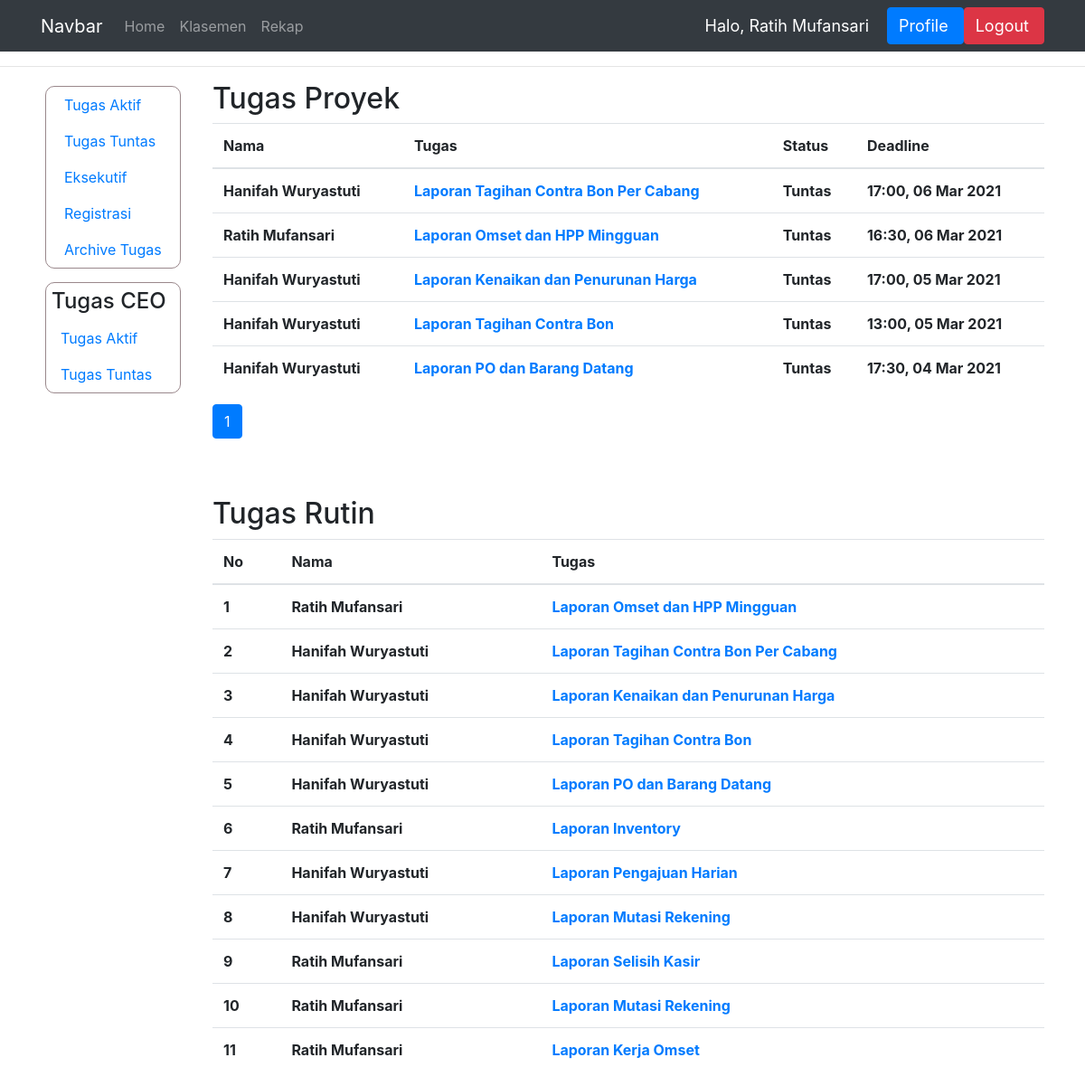
/lihat_tugas_tuntas/ (signed in), run on an earlier commit of the app's database.
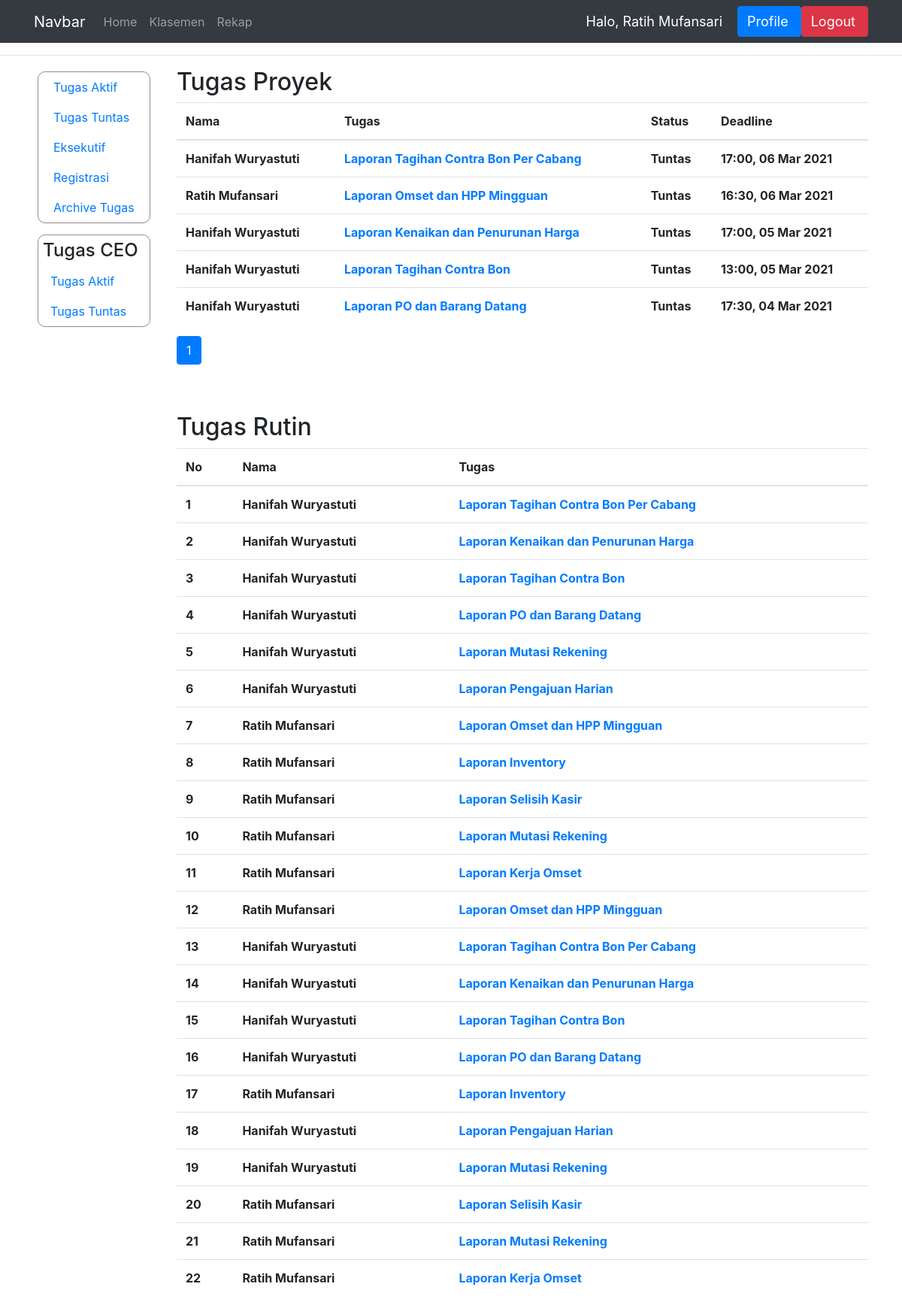
And on a later commit of the database.
### dashboard/models.py (models this page shows, shortened)
class TugasProyek(models.Model):
    STATUS = (
        ('Tuntas', 'Tuntas'),
        ('Hold', 'Hold'),
        ('On Progress', 'On Progress'),
        ('Selesai', 'Selesai'),
        ('Deadline', 'Deadline'),
        ('Terlambat', 'Terlambat')
    )
    pemilik_tugas = models.ForeignKey(User, on_delete=models.CASCADE)
    judul = models.CharField(max_length=150)
    isi = models.CharField(max_length=1000)
    deadline = models.DateTimeField('Deadline')
    status = models.CharField(max_length=15, choices=STATUS)
    bukti = models.CharField(max_length=100, null=True)
    penilaian = models.IntegerField(null=True)
    bagian = models.CharField(max_length = 100, null=True)
    komentar = models.CharField(max_length=1000)
    selesai_pada = models.DateTimeField('Selesai pada', null=True)
    link_bukti = models.CharField(max_length=1000, null=True)
    archive = models.BooleanField(null=True, default=False)
    ketuntasan = models.BooleanField(null=True, default=False)

class TugasRutin(models.Model):
    pemilik_tugas = models.ForeignKey(User, on_delete=models.CASCADE)
    judul = models.CharField(max_length=150)
    isi = models.CharField(max_length=1000)
    bagian = models.CharField(max_length=150, null=True)
    archive = models.BooleanField(null=True)

### dashboard/views.py (the view)
# urls.py: path('lihat_tugas_tuntas/', views.lihat_tugas_tuntas, name='lihat_tugas_tuntas'),
@login_required(login_url='login')
def lihat_tugas_tuntas(request):
    nama = request.user.first_name
    context = {'nama' : nama}
    ceo = request.user.groups.filter(name='CEO').exists()
    if ceo:
        context['sidebar_ceo'] = True
    if not request.user.groups.filter(name='Eksekutif').exists() or request.user.last_name == 'Human Resource':
        context['data_kar'] = True
    if ceo:
        tp = TugasProyek.objects.filter(bagian='Management', ketuntasan=True).order_by('-id')
    else:
        tp = TugasProyek.objects.filter(bagian=request.user.last_name, ketuntasan=True).order_by('-id')
    banyak_data_per_page = 10
    p = Paginator(tp, banyak_data_per_page)
    page_num = request.GET.get('page', 1)
    try:
	    page = p.page(page_num)
    except EmptyPage:
	    page = p.page(1)
    banyak_halaman = [str(a+1) for a in range(p.num_pages)]
    context['banyak_halaman'] = banyak_halaman
    context['halaman_aktif'] = str(page_num)
    context['tugas_proyek'] = page
    if ceo:
        tr = TugasRutin.objects.filter(bagian='Management').order_by('-id')
    else:
        tr = TugasRutin.objects.filter(bagian=request.user.last_name).order_by('-id')
    context['tugas_rutin'] = tr
    return render(request, 'manager/lihat_tugas_tuntas.html', context)

### templates/manager/lihat_tugas_tuntas.html (shortened to what this page needs)
{% extends 'main.html' %}
{% block content %}
  <hr>
  <div class="container">
      <div class="row">
        {% if sidebar_ceo %}
            {% include 'ceo/sidebar.html' %}
        {% else %}
            {% include 'manager/sidebar.html' %}
        {% endif %}
          <div class="col">
              <h2>Tugas Proyek</h2>
                <table class="table">
                <thead>
                    <tr>
                        <th scope="col">Nama</th>
                        <th scope="col">Tugas</th>
                        <th scope="col">Status</th>
                        <th scode="col">Deadline</th>
                    </tr>
                </thead>
                {% for isi in tugas_proyek %}
                <tr>
                    <th>{{isi.pemilik_tugas.first_name}}</th>
                    <th><a href="{% url 'mdetail_proyek' isi.id %}">{{isi.judul}}</a></th>
                    <th>{{isi.status}}</th>
                    <th>{{isi.deadline|time:"H:i"}}, {{isi.deadline|date:"d M Y"}}</th>
                </tr>
                {% endfor %}
                </table>
                <ul class="pagination">
                    {% for i in banyak_halaman %}
                        {% if i == halaman_aktif %}
                        <li class="page-item active">
                            <a class="page-link" href="?page={{i}}">{{i}}</a>
                        </li>
                        {% else %}
                        <li class="page-item">
                            <a class="page-link" href="?page={{i}}">{{i}}</a>
                        </li>
                        {% endif %}
                    {% endfor %}
                </ul>
                <br><br>
              <h2>Tugas Rutin</h2>
              <table class="table">
                <thead>
                    <tr>
                        <th scope="col">No</th>
                        <th scope="col">Nama</th>
                        <th scope="col">Tugas</th>
                    </tr>
                    </thead>
                    {% for isi in tugas_rutin %}
                    <tr>
                        <th scope="row">{{forloop.counter}}</th>
                        <th>{{isi.pemilik_tugas.first_name}}</th>
                        <th><a href="{% url 'tugas_rutin_tuntas' isi.id %}">{{isi.judul}}</a></th>
                    </tr>
                    {% endfor %}
                </table>
          </div>
      </div>
  </div>
{% endblock %}

### templates/main.html (shortened to what this page needs)
{% load static %}
<!DOCTYPE html>
<html lang="en">
<head>
    <link rel="stylesheet" href="https://cdn.jsdelivr.net/npm/bootstrap@4.5.3/dist/css/bootstrap.min.css"
>
</head>
<body>
    {% include 'navbar.html' %}
    {% block content %}
    {% endblock %}
</body>
</html>

### templates/navbar.html (shortened to what this page needs)
<nav class="navbar navbar-expand-lg navbar-dark bg-dark">
    <div class="container">
        <a class="navbar-brand" href="{% url 'index' %}">Navbar</a>
        <div class="collapse navbar-collapse" id="navbarNav">
            <ul class="navbar-nav">
                <li class="nav-item">
                    <a class="nav-link" href="{% url 'index' %}">Home</a>
                </li>
                <li class="nav-item">
                    <a href="{% url 'klasemen' %}" class="nav-link">Klasemen</a>
                </li>
                <li>
                    <a href="{% url 'rekap' %}" class="nav-link">Rekap</a>
                </li>
            </ul>
        </div>
        <span class="hello-msg">Halo, {{nama}}</span>
        <span><button type="button" class="btn btn-primary "><a class="hello-msg mr-1 text-center"
                    href="{% url 'profile' %}">Profile</a></button></span>
        <span><button type="button" class="btn btn-danger"><a class="hello-msg mr-1 text-center"
                    href="{% url 'logout' %}">Logout</a></button></span>
    </div>
</nav>

### templates/manager/sidebar.html (shortened to what this page needs)
<div class="col-sm-2">
    <div class="custom-sidebar">
        <nav class="nav flex-column pl-1">
            <a class="nav-link" href="{% url 'lihat_tugas' %}">Tugas Aktif</a>
            <a class="nav-link" href="{% url 'lihat_tugas_tuntas' %}">Tugas Tuntas</a>
            <a class="nav-link" href="{% url 'daftar_eksekutif' %}">Eksekutif</a>
            <a class="nav-link" href="{% url 'registrasi_eksekutif' %}">Registrasi</a>
            <a class="nav-link" href="{% url 'archive_tugas' %}">Archive Tugas</a>
        </nav>
    </div>
    <div class="custom-sidebar">
        <h4 class="header-sidebar">Tugas CEO</h4>
        <nav>
            <a class="nav-link" href="{% url 'tugas_aktif_manager' %}">Tugas Aktif</a>
            <a class="nav-link" href="{% url 'tugas_tuntas_manager' %}">Tugas Tuntas</a>
        </nav>
    </div>
</div>

### templates/navbar.html (style rules this page uses)
.hello-msg { font-size: 18px; color: #fff; margin-right: 20px; }

### templates/manager/sidebar.html (style rules this page uses)
.custom-sidebar { border: 1px solid #50323893; margin: 5px; margin-bottom: 15px; border-radius: 10px; }
.header-sidebar { margin: 6px; }

What changed in the data, as far as the page shows it:
added TugasRutin: pemilik_tugas.first_name "Hanifah Wuryastuti", judul "Laporan Tagihan Contra Bon Per Cabang"
added TugasRutin: pemilik_tugas.first_name "Hanifah Wuryastuti", judul "Laporan Kenaikan dan Penurunan Harga"
added TugasRutin: pemilik_tugas.first_name "Hanifah Wuryastuti", judul "Laporan Tagihan Contra Bon"
added TugasRutin: pemilik_tugas.first_name "Hanifah Wuryastuti", judul "Laporan PO dan Barang Datang"
added TugasRutin: pemilik_tugas.first_name "Hanifah Wuryastuti", judul "Laporan Mutasi Rekening"
added TugasRutin: pemilik_tugas.first_name "Hanifah Wuryastuti", judul "Laporan Pengajuan Harian"
added TugasRutin: pemilik_tugas.first_name "Ratih Mufansari", judul "Laporan Omset dan HPP Mingguan"
added TugasRutin: pemilik_tugas.first_name "Ratih Mufansari", judul "Laporan Inventory"
added TugasRutin: pemilik_tugas.first_name "Ratih Mufansari", judul "Laporan Selisih Kasir"
added TugasRutin: pemilik_tugas.first_name "Ratih Mufansari", judul "Laporan Mutasi Rekening"
added TugasRutin: pemilik_tugas.first_name "Ratih Mufansari", judul "Laporan Kerja Omset"
